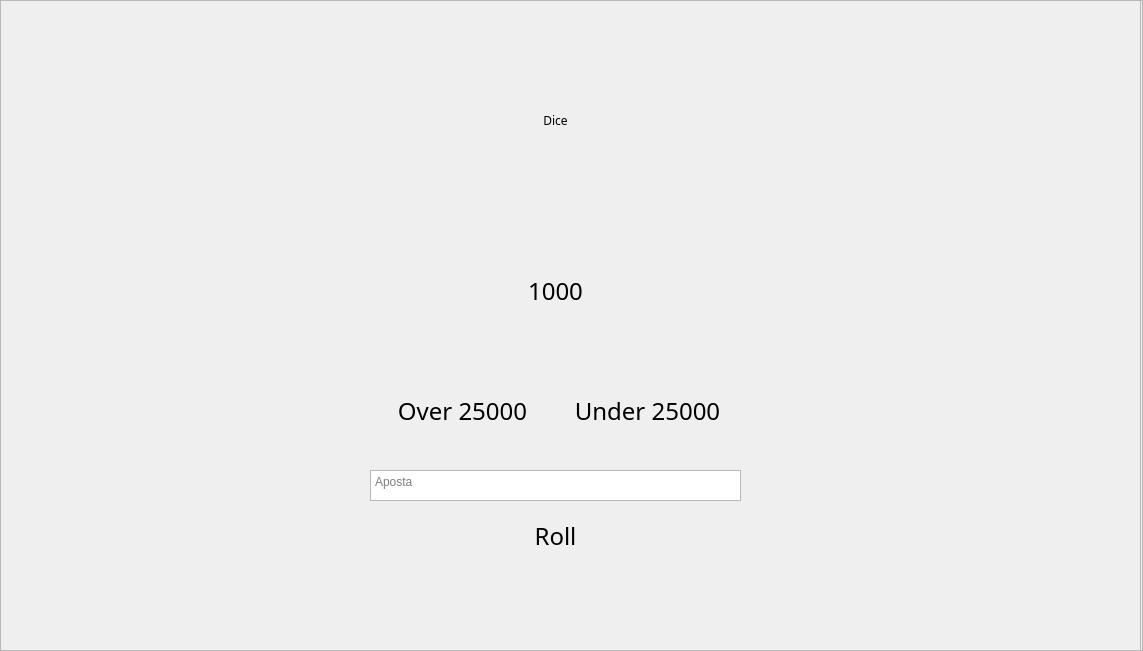
<?xml version="1.0" encoding="UTF-8"?>
<ui version="4.0">
 <class>Frame</class>
 <widget class="QFrame" name="Frame">
  <property name="geometry">
   <rect>
    <x>0</x>
    <y>0</y>
    <width>1143</width>
    <height>651</height>
   </rect>
  </property>
  <property name="windowTitle">
   <string>Frame</string>
  </property>
  <property name="frameShape">
   <enum>QFrame::StyledPanel</enum>
  </property>
  <property name="frameShadow">
   <enum>QFrame::Raised</enum>
  </property>
  <widget class="QFrame" name="frame_dice">
   <property name="geometry">
    <rect>
     <x>0</x>
     <y>0</y>
     <width>1141</width>
     <height>651</height>
    </rect>
   </property>
   <property name="frameShape">
    <enum>QFrame::StyledPanel</enum>
   </property>
   <property name="frameShadow">
    <enum>QFrame::Raised</enum>
   </property>
   <widget class="QPushButton" name="bt_dice">
    <property name="geometry">
     <rect>
      <x>370</x>
      <y>60</y>
      <width>371</width>
      <height>121</height>
     </rect>
    </property>
    <property name="font">
     <font>
      <family>Yu Gothic UI Semilight</family>
     </font>
    </property>
    <property name="text">
     <string>Dice</string>
    </property>
    <property name="flat">
     <bool>true</bool>
    </property>
   </widget>
   <widget class="QPushButton" name="lb_numeroi">
    <property name="geometry">
     <rect>
      <x>370</x>
      <y>230</y>
      <width>371</width>
      <height>121</height>
     </rect>
    </property>
    <property name="font">
     <font>
      <family>Yu Gothic UI Semilight</family>
      <pointsize>18</pointsize>
     </font>
    </property>
    <property name="text">
     <string>1000</string>
    </property>
    <property name="flat">
     <bool>true</bool>
    </property>
   </widget>
   <widget class="QPushButton" name="bt_over">
    <property name="geometry">
     <rect>
      <x>370</x>
      <y>350</y>
      <width>185</width>
      <height>121</height>
     </rect>
    </property>
    <property name="font">
     <font>
      <family>Yu Gothic UI Semilight</family>
      <pointsize>18</pointsize>
     </font>
    </property>
    <property name="text">
     <string>Over 25000</string>
    </property>
    <property name="flat">
     <bool>true</bool>
    </property>
   </widget>
   <widget class="QPushButton" name="bt_under">
    <property name="geometry">
     <rect>
      <x>555</x>
      <y>350</y>
      <width>185</width>
      <height>121</height>
     </rect>
    </property>
    <property name="font">
     <font>
      <family>Yu Gothic UI Semilight</family>
      <pointsize>18</pointsize>
     </font>
    </property>
    <property name="text">
     <string>Under 25000</string>
    </property>
    <property name="flat">
     <bool>true</bool>
    </property>
   </widget>
   <widget class="QPushButton" name="bt_roll">
    <property name="geometry">
     <rect>
      <x>370</x>
      <y>500</y>
      <width>371</width>
      <height>71</height>
     </rect>
    </property>
    <property name="font">
     <font>
      <family>Yu Gothic UI Semilight</family>
      <pointsize>18</pointsize>
     </font>
    </property>
    <property name="text">
     <string>Roll</string>
    </property>
    <property name="flat">
     <bool>true</bool>
    </property>
   </widget>
   <widget class="QTextEdit" name="te_aposta">
    <property name="geometry">
     <rect>
      <x>370</x>
      <y>470</y>
      <width>371</width>
      <height>31</height>
     </rect>
    </property>
    <property name="inputMethodHints">
     <set>Qt::ImhDigitsOnly</set>
    </property>
    <property name="placeholderText">
     <string>Aposta</string>
    </property>
   </widget>
  </widget>
 </widget>
 <resources/>
 <connections/>
</ui>
